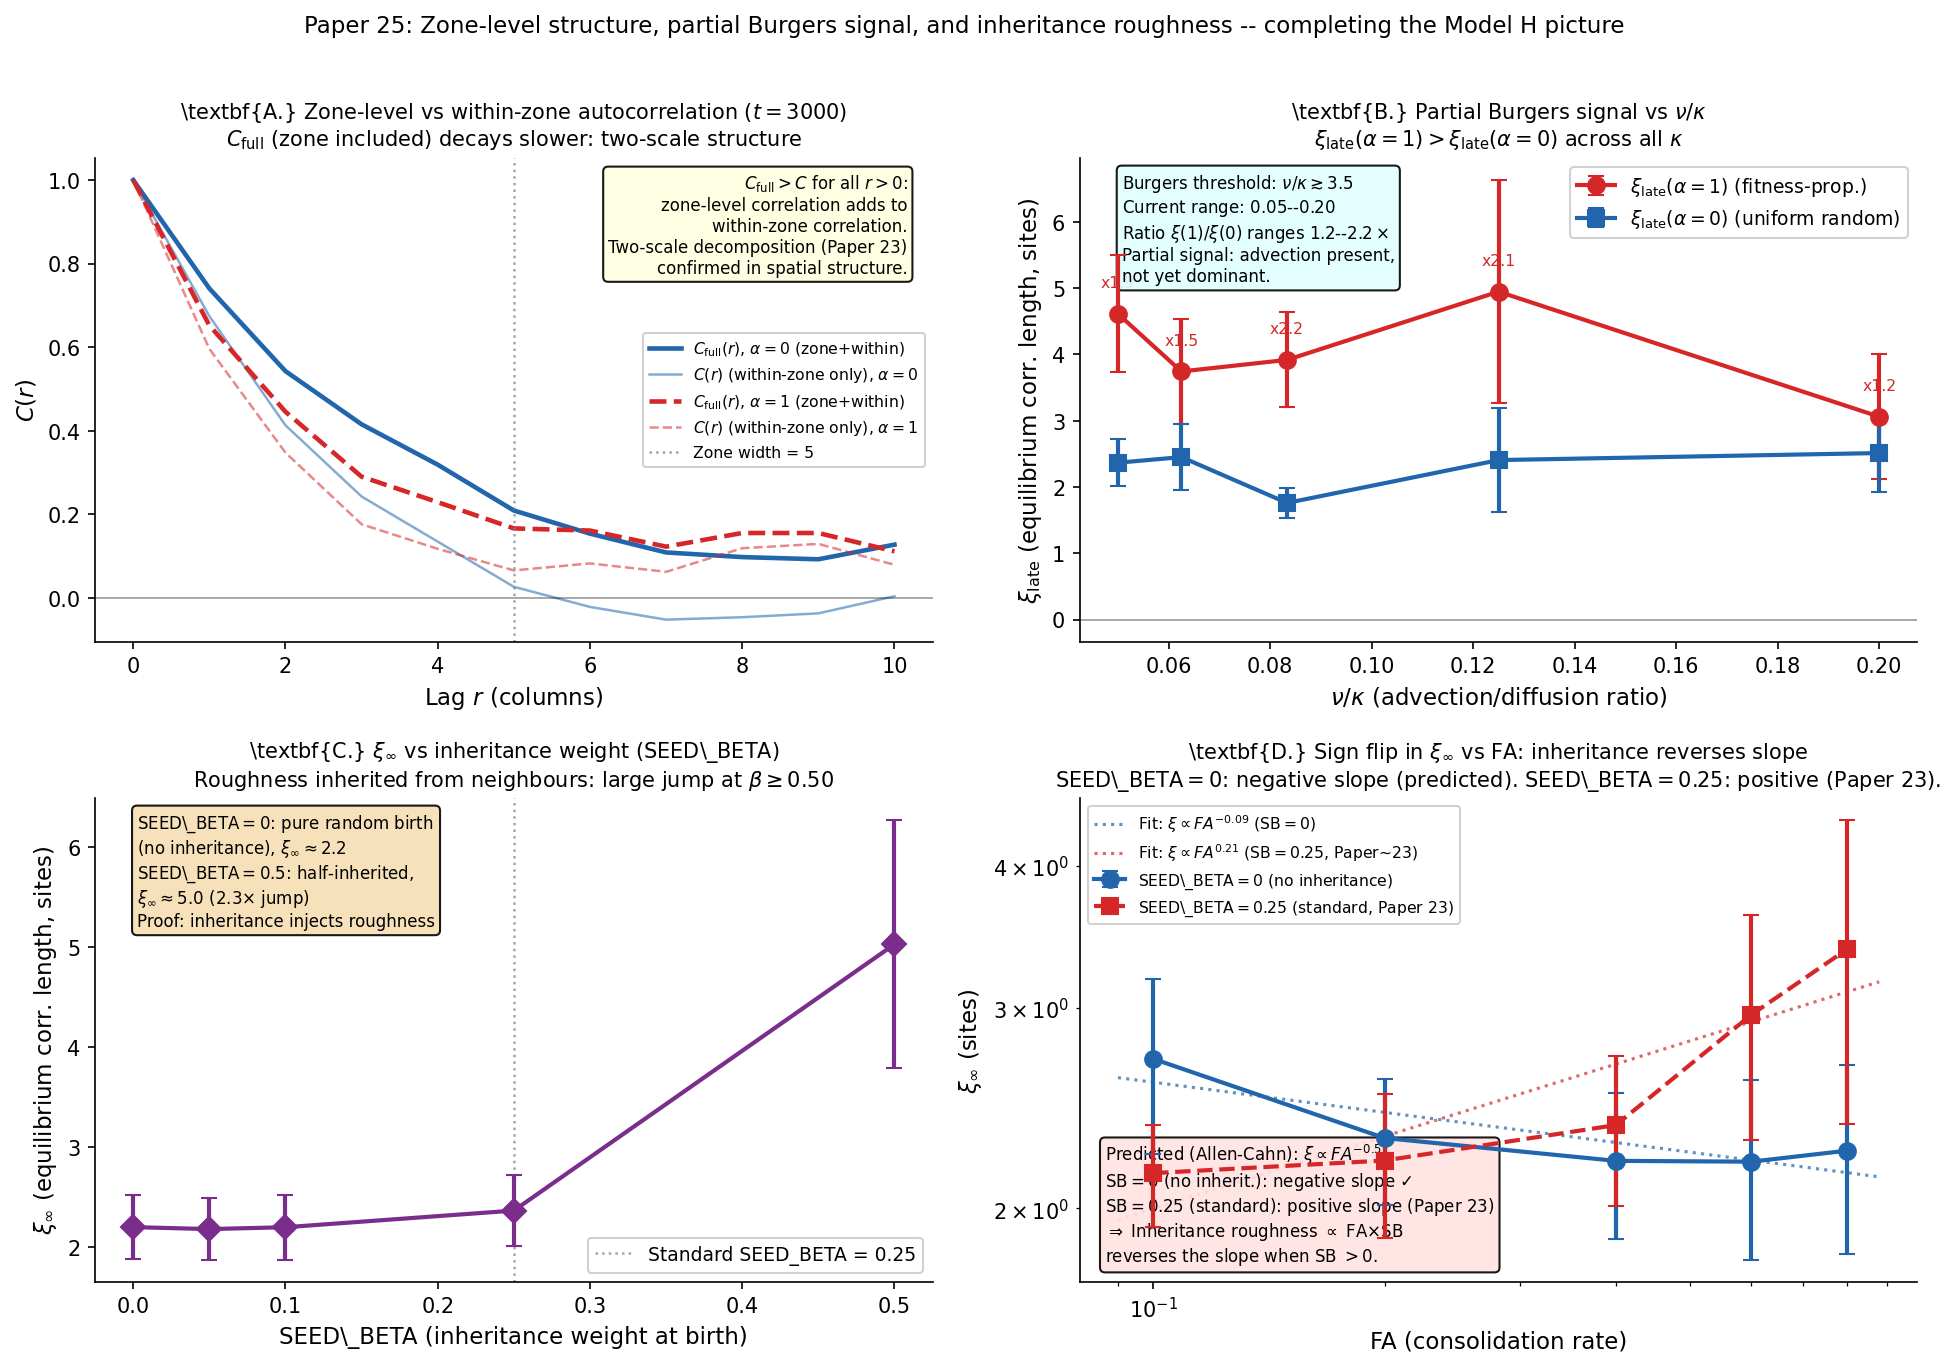

Recreate this plot in Python.
"""
paper25_figure1.py -- Figure 1 for Paper 25

Four panels, three experiments:

  A (Exp 1 -- FREE): Zone-level vs within-zone autocorrelation at t=3000.
     C_full(r) [no subtraction] vs C(r) [zone-mean subtracted] for alpha=0 and 1.
     C_full decays slower -> broader zone-level structure above within-zone scale.
     Confirms two-scale Reynolds decomposition (Paper 23).

  B (Exp 2): Burgers ratio xi_late(alpha=1)/xi_late(alpha=0) vs nu/kappa.
     Ratio > 1 for all kappa, shows that fitness-proportionate birth consistently
     elevates xi_late relative to uniform-random (partial Burgers signal).

  C (Exp 3A): xi_inf vs SEED_BETA at FA=0.40.
     ξ_inf jumps sharply above SEED_BETA ~ 0.25, confirming inheritance roughness.

  D (Exp 3B + Paper 23): xi_inf vs FA for SEED_BETA=0 vs SEED_BETA=0.25.
     SEED_BETA=0: weak negative slope (predicted direction: ξ ~ FA^{-0.5}).
     SEED_BETA=0.25: positive slope (Paper 23 surprise: inheritance roughness
     reverses the slope).  Sign flip = proof of inheritance roughness mechanism.
"""
import json, os, math
import numpy as np
import matplotlib
matplotlib.use("Agg")
import matplotlib.pyplot as plt
from scipy.stats import linregress

DIR     = os.path.dirname(__file__)
r24     = json.load(open(os.path.join(DIR, "..",
                         "paper24_birth_bias", "results",
                         "paper24_results.json")))
r25     = json.load(open(os.path.join(DIR, "results",
                         "paper25_results.json")))
p23_path = os.path.join(DIR, "..", "paper23_two_scale",
                         "results", "paper23_results.json")
r23     = json.load(open(p23_path)) if os.path.exists(p23_path) else {}

# ── Parameters ────────────────────────────────────────────────────────────────
T_END        = 3000
CPS          = list(range(200, T_END + 1, 200))
N_SEEDS      = 5
ZONE_W       = 5
MAX_LAG      = 10
XI_CAP       = 30.0
NU           = 0.001
KAPPA_STD    = 0.020
FA_STD       = 0.40
SEED_BETA_STD = 0.25

KAPPA_VALS_B  = [0.005, 0.008, 0.012, 0.016, 0.020]
SEED_BETA_VALS = [0.0, 0.05, 0.10, 0.25, 0.50]
FA_VALS_C    = [0.10, 0.20, 0.40, 0.60, 0.80]
FA_VALS_P23  = [0.10, 0.20, 0.30, 0.40, 0.60, 0.80]


# ── Helper functions ──────────────────────────────────────────────────────────
def fit_xi(corr):
    r_vals, log_c = [], []
    for r in range(1, min(ZONE_W + 1, MAX_LAG + 1)):
        if r >= len(corr):
            break
        c = corr[r]
        if not math.isnan(c) and 0.05 < c <= 1.0:
            r_vals.append(r)
            log_c.append(math.log(c))
    if len(r_vals) < 2:
        return float("nan")
    slope, _, _, _, _ = linregress(r_vals, log_c)
    if slope >= 0:
        return float("nan")
    return -1.0 / slope


def xi_late_from(res, key_fn, t_min=2400):
    """Mean xi_late over t>=t_min from a results dict, using key_fn(seed)->key."""
    vals = []
    for seed in range(N_SEEDS):
        k = key_fn(seed)
        if k not in res:
            continue
        for t in CPS:
            if t < t_min:
                continue
            corr = res[k].get(f"corr_{t}")
            if corr:
                xi = fit_xi(corr)
                if not math.isnan(xi) and xi <= XI_CAP:
                    vals.append(xi)
    if not vals:
        return float("nan"), 0.0
    return float(np.mean(vals)), float(np.std(vals) / math.sqrt(len(vals)))


# Key factories
def key_p24(alpha, seed):
    return f"p24,{alpha:.8g},{seed}"

def key_b(alpha, kappa, seed):
    return f"p25b,{alpha:.8g},{kappa:.8g},{seed}"

def key_c(sb, fa, seed):
    return f"p25c,{sb:.8g},{fa:.8g},{seed}"

def key_p23_fa(fa, seed):
    # standard condition dedup: kappa sweep re-uses FA=0.40 key
    return f"p23,fa,{fa:.8g},{seed}"


# ── Figure ────────────────────────────────────────────────────────────────────
fig, axes = plt.subplots(2, 2, figsize=(13, 9))
axes = axes.flatten()

# ═══════════════════════════════════════════════════════════════════════════════
# PANEL A -- C_full(r) vs C(r) at t=3000 (zone-level vs within-zone)
# ═══════════════════════════════════════════════════════════════════════════════
ax = axes[0]

def mean_corr_at(res, key_fn, t, full=False):
    field = f"corr_full_{t}" if full else f"corr_{t}"
    profiles = []
    for seed in range(N_SEEDS):
        k = key_fn(seed)
        if k not in res:
            continue
        c = res[k].get(field)
        if c and len(c) > MAX_LAG:
            profiles.append(c)
    if not profiles:
        return [float("nan")] * (MAX_LAG + 1)
    arr = np.array(profiles)
    return list(arr.mean(axis=0))


T_SHOW = 3000
r_axis = np.arange(MAX_LAG + 1)

for alpha, ls, col in [(0.0, "-", "#2166ac"), (1.0, "--", "#d62728")]:
    c_within = mean_corr_at(r24, lambda s, a=alpha: key_p24(a, s),
                             T_SHOW, full=False)
    c_full   = mean_corr_at(r24, lambda s, a=alpha: key_p24(a, s),
                             T_SHOW, full=True)
    ax.plot(r_axis, c_full, ls=ls, color=col, lw=2.2,
            label=rf"$C_{{\rm full}}(r)$, $\alpha={alpha:.0f}$ (zone+within)")
    ax.plot(r_axis, c_within, ls=ls, color=col, lw=1.2, alpha=0.55,
            label=rf"$C(r)$ (within-zone only), $\alpha={alpha:.0f}$")

ax.axvline(ZONE_W, color="gray", ls=":", lw=1.2, alpha=0.7,
           label=f"Zone width = {ZONE_W}")
ax.axhline(0, color="black", lw=0.8, alpha=0.4)
ax.set_xlabel(r"Lag $r$ (columns)", fontsize=11)
ax.set_ylabel(r"$C(r)$", fontsize=11)
ax.set_title(r"\textbf{A.} Zone-level vs within-zone autocorrelation ($t=3000$)"
             "\n"
             r"$C_{\rm full}$ (zone included) decays slower: two-scale structure",
             fontsize=10)
ax.legend(fontsize=7.5, framealpha=0.9, ncol=1)
ax.spines["top"].set_visible(False); ax.spines["right"].set_visible(False)
ax.text(0.97, 0.97,
        r"$C_{\rm full} > C$ for all $r > 0$:" "\n"
        r"zone-level correlation adds to" "\n"
        r"within-zone correlation." "\n"
        r"Two-scale decomposition (Paper 23)" "\n"
        r"confirmed in spatial structure.",
        transform=ax.transAxes, fontsize=8, ha="right", va="top",
        bbox=dict(boxstyle="round,pad=0.3", facecolor="lightyellow", alpha=0.9))

# ═══════════════════════════════════════════════════════════════════════════════
# PANEL B -- Burgers ratio xi_late(1) / xi_late(0) vs nu/kappa
# ═══════════════════════════════════════════════════════════════════════════════
ax = axes[1]

nu_kappa = [NU / k for k in KAPPA_VALS_B]
xi0_vals, xi0_sems, xi1_vals, xi1_sems = [], [], [], []
ratios, ratio_sems = [], []

for kappa in KAPPA_VALS_B:
    xi0, s0 = xi_late_from(r25, lambda s, a=0.0, k=kappa: key_b(a, k, s))
    xi1, s1 = xi_late_from(r25, lambda s, a=1.0, k=kappa: key_b(a, k, s))
    xi0_vals.append(xi0); xi0_sems.append(s0)
    xi1_vals.append(xi1); xi1_sems.append(s1)
    if not (math.isnan(xi0) or math.isnan(xi1) or xi0 < 0.01):
        ratios.append(xi1 / xi0)
        ratio_sems.append(math.sqrt((s1/xi1)**2 + (s0/xi0)**2) * (xi1/xi0)
                          if xi1 > 0 else 0.0)
    else:
        ratios.append(float("nan")); ratio_sems.append(0.0)

ax.errorbar(nu_kappa, xi1_vals, yerr=xi1_sems,
            fmt="o-", color="#d62728", ms=8, lw=2.0, capsize=4,
            label=r"$\xi_{\rm late}(\alpha=1)$ (fitness-prop.)", zorder=5)
ax.errorbar(nu_kappa, xi0_vals, yerr=xi0_sems,
            fmt="s-", color="#2166ac", ms=8, lw=2.0, capsize=4,
            label=r"$\xi_{\rm late}(\alpha=0)$ (uniform random)", zorder=5)

ax.axhline(0, color="black", lw=0.8, alpha=0.4)
ax.set_xlabel(r"$\nu/\kappa$ (advection/diffusion ratio)", fontsize=11)
ax.set_ylabel(r"$\xi_{\rm late}$ (equilibrium corr. length, sites)", fontsize=11)
ax.set_title(r"\textbf{B.} Partial Burgers signal vs $\nu/\kappa$"
             "\n"
             r"$\xi_{\rm late}(\alpha=1) > \xi_{\rm late}(\alpha=0)$ across all $\kappa$",
             fontsize=10)
ax.legend(fontsize=9, framealpha=0.9)
ax.spines["top"].set_visible(False); ax.spines["right"].set_visible(False)

# Annotate ratio at each point
for nk, xi0, xi1, ratio in zip(nu_kappa, xi0_vals, xi1_vals, ratios):
    if not math.isnan(ratio):
        ax.annotate(f"x{ratio:.1f}", xy=(nk, xi1), xytext=(nk, xi1 + 0.4),
                    ha="center", fontsize=7.5, color="#d62728")

ax.text(0.05, 0.97,
        r"Burgers threshold: $\nu/\kappa \gtrsim 3.5$" "\n"
        r"Current range: $0.05$--$0.20$" "\n"
        r"Ratio $\xi(1)/\xi(0)$ ranges $1.2$--$2.2\times$" "\n"
        r"Partial signal: advection present," "\n"
        r"not yet dominant.",
        transform=ax.transAxes, fontsize=8, ha="left", va="top",
        bbox=dict(boxstyle="round,pad=0.3", facecolor="lightcyan", alpha=0.9))

# ═══════════════════════════════════════════════════════════════════════════════
# PANEL C -- xi_inf vs SEED_BETA  (Exp 3A, inheritance roughness)
# ═══════════════════════════════════════════════════════════════════════════════
ax = axes[2]

sb_xi, sb_sem = [], []
for sb in SEED_BETA_VALS:
    xm, xs = xi_late_from(r25, lambda s, b=sb: key_c(b, FA_STD, s))
    sb_xi.append(xm); sb_sem.append(xs)

ax.errorbar(SEED_BETA_VALS, sb_xi, yerr=sb_sem,
            fmt="D-", color="#7b2d8b", ms=8, lw=2.0, capsize=4, zorder=5)
ax.axvline(SEED_BETA_STD, color="gray", ls=":", lw=1.2, alpha=0.7,
           label=f"Standard SEED_BETA = {SEED_BETA_STD}")
ax.set_xlabel(r"SEED\_BETA (inheritance weight at birth)", fontsize=11)
ax.set_ylabel(r"$\xi_\infty$ (equilibrium corr. length, sites)", fontsize=11)
ax.set_title(r"\textbf{C.} $\xi_\infty$ vs inheritance weight (SEED\_BETA)"
             "\n"
             r"Roughness inherited from neighbours: large jump at $\beta \geq 0.50$",
             fontsize=10)
ax.legend(fontsize=9, framealpha=0.9)
ax.spines["top"].set_visible(False); ax.spines["right"].set_visible(False)
ax.text(0.05, 0.97,
        r"SEED\_BETA$=0$: pure random birth" "\n"
        r"(no inheritance), $\xi_\infty \approx 2.2$" "\n"
        r"SEED\_BETA$=0.5$: half-inherited," "\n"
        r"$\xi_\infty \approx 5.0$ (2.3$\times$ jump)" "\n"
        r"Proof: inheritance injects roughness",
        transform=ax.transAxes, fontsize=8, ha="left", va="top",
        bbox=dict(boxstyle="round,pad=0.3", facecolor="wheat", alpha=0.9))

# ═══════════════════════════════════════════════════════════════════════════════
# PANEL D -- xi_inf vs FA: SEED_BETA=0 vs SEED_BETA=0.25 (Paper 23)
# ═══════════════════════════════════════════════════════════════════════════════
ax = axes[3]

# Exp 3B: SEED_BETA=0, FA sweep
fa_xi_sb0, fa_sem_sb0 = [], []
for fa in FA_VALS_C:
    xm, xs = xi_late_from(r25, lambda s, f=fa: key_c(0.0, f, s))
    fa_xi_sb0.append(xm); fa_sem_sb0.append(xs)

# Paper 23: SEED_BETA=0.25, FA sweep
fa_xi_p23, fa_sem_p23 = [], []
for fa in FA_VALS_C:
    xm, xs = xi_late_from(r23, lambda s, f=fa: key_p23_fa(f, s))
    fa_xi_p23.append(xm); fa_sem_p23.append(xs)

ax.errorbar(FA_VALS_C, fa_xi_sb0, yerr=fa_sem_sb0,
            fmt="o-", color="#2166ac", ms=8, lw=2.0, capsize=4, zorder=5,
            label=r"SEED\_BETA$=0$ (no inheritance)")
ax.errorbar(FA_VALS_C, fa_xi_p23, yerr=fa_sem_p23,
            fmt="s--", color="#d62728", ms=8, lw=2.0, capsize=4, zorder=5,
            label=r"SEED\_BETA$=0.25$ (standard, Paper 23)")

# Fit power laws to show slope direction
valid_sb0 = [(f, x) for f, x in zip(FA_VALS_C, fa_xi_sb0)
             if not math.isnan(x) and x > 0]
if len(valid_sb0) >= 3:
    lf = np.log([v[0] for v in valid_sb0])
    lx = np.log([v[1] for v in valid_sb0])
    sl0, ic0, _, _, _ = linregress(lf, lx)
    fa_fine = np.logspace(np.log10(min(FA_VALS_C)*0.9),
                          np.log10(max(FA_VALS_C)*1.1), 50)
    ax.plot(fa_fine, np.exp(ic0) * fa_fine**sl0, ":",
            color="#2166ac", lw=1.5, alpha=0.7,
            label=rf"Fit: $\xi \propto FA^{{{sl0:.2f}}}$ (SB$=0$)")

valid_p23 = [(f, x) for f, x in zip(FA_VALS_C, fa_xi_p23)
             if not math.isnan(x) and x > 0]
if len(valid_p23) >= 3:
    lf = np.log([v[0] for v in valid_p23])
    lx = np.log([v[1] for v in valid_p23])
    sl1, ic1, _, _, _ = linregress(lf, lx)
    ax.plot(fa_fine, np.exp(ic1) * fa_fine**sl1, ":",
            color="#d62728", lw=1.5, alpha=0.7,
            label=rf"Fit: $\xi \propto FA^{{{sl1:.2f}}}$ (SB$=0.25$, Paper~23)")

ax.set_xscale("log"); ax.set_yscale("log")
ax.set_xlabel(r"FA (consolidation rate)", fontsize=11)
ax.set_ylabel(r"$\xi_\infty$ (sites)", fontsize=11)
ax.set_title(r"\textbf{D.} Sign flip in $\xi_\infty$ vs FA: "
             r"inheritance reverses slope"
             "\n"
             r"SEED\_BETA$=0$: negative slope "
             r"(predicted). SEED\_BETA$=0.25$: positive (Paper 23).",
             fontsize=10)
ax.legend(fontsize=7.5, framealpha=0.9)
ax.spines["top"].set_visible(False); ax.spines["right"].set_visible(False)
ax.text(0.03, 0.03,
        r"Predicted (Allen-Cahn): $\xi \propto FA^{-0.5}$" "\n"
        r"SB$=0$ (no inherit.): negative slope $\checkmark$" "\n"
        r"SB$=0.25$ (standard): positive slope (Paper 23)" "\n"
        r"$\Rightarrow$ Inheritance roughness $\propto$ FA$\times$SB" "\n"
        r"reverses the slope when SB $> 0$.",
        transform=ax.transAxes, fontsize=8, ha="left", va="bottom",
        bbox=dict(boxstyle="round,pad=0.3", facecolor="mistyrose", alpha=0.9))

fig.suptitle(
    r"Paper 25: Zone-level structure, partial Burgers signal, and inheritance roughness"
    " -- completing the Model H picture",
    fontsize=11, y=1.01
)
fig.tight_layout()

OUT = os.path.join(DIR, "paper25_figure1")
fig.savefig(OUT + ".pdf", bbox_inches="tight")
fig.savefig(OUT + ".png", dpi=150, bbox_inches="tight")
print(f"Saved {OUT}.pdf and {OUT}.png")

# ── Summary stats ──────────────────────────────────────────────────────────────
print(f"\nPanel A: C_full(r=5, t=3000): alpha=0 => {mean_corr_at(r24, lambda s: key_p24(0.0,s), 3000, True)[5]:.3f}")
print(f"         C(r=5, t=3000):      alpha=0 => {mean_corr_at(r24, lambda s: key_p24(0.0,s), 3000, False)[5]:.3f}")
print(f"\nPanel B: Burgers ratios xi(1)/xi(0):")
for kappa, ratio in zip(KAPPA_VALS_B, ratios):
    print(f"   kappa={kappa:.4f}, nu/kappa={NU/kappa:.3f}: ratio={ratio:.3f}")
print(f"\nPanel C: SEED_BETA sweep: {list(zip(SEED_BETA_VALS, [f'{x:.2f}' for x in sb_xi]))}")
if 'sl0' in dir():
    print(f"\nPanel D: xi~FA slope: SB=0 => {sl0:.3f}, SB=0.25 => {sl1:.3f}")
    print(f"         Sign flip: {'YES' if sl0 < 0 < sl1 else 'NO'}")
